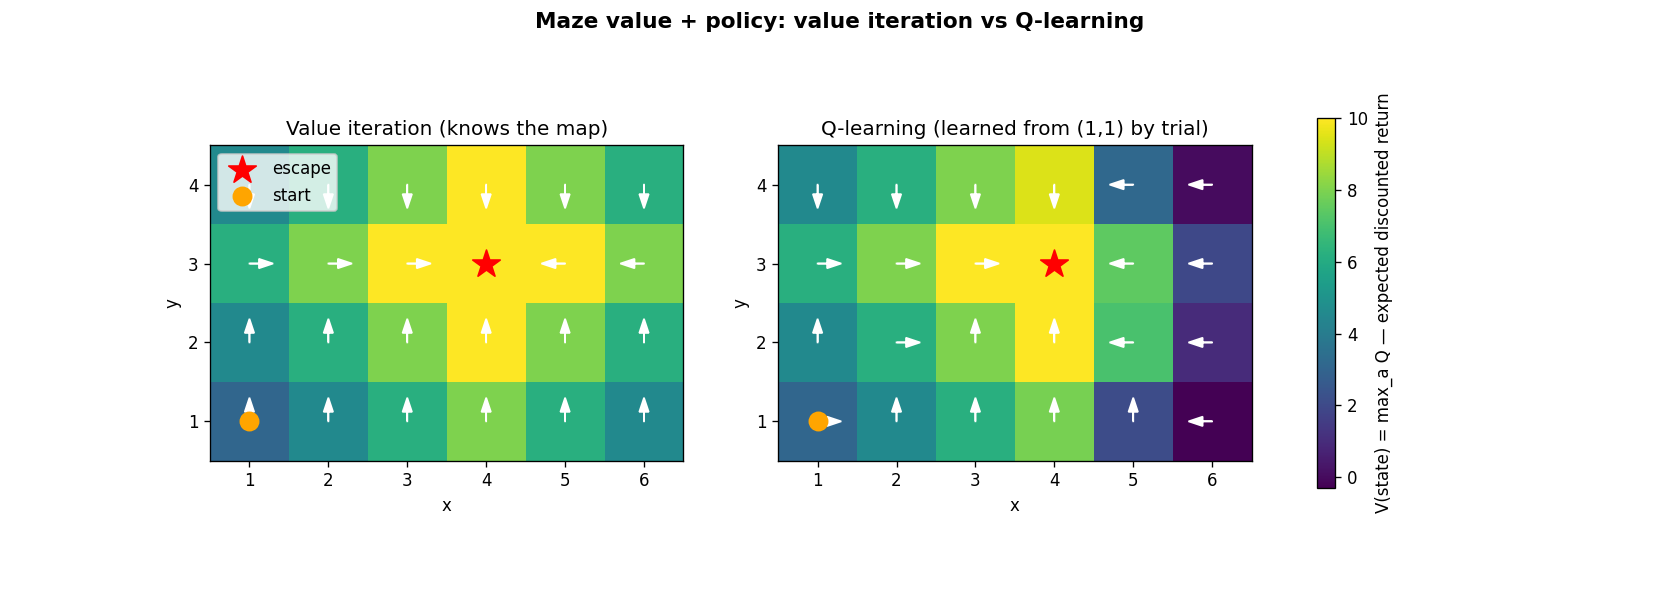

Here is the Python script that generated this plot:
import numpy as np
import matplotlib.pyplot as plt

# 6 wide (x = 1..6), 4 tall (y = 1..4). Every cell is a state.
WIDTH, HEIGHT = 6, 4
START = (1, 1)
GOAL = (4, 3)  # the one cell that lets the robot escape (terminal)

STEP_REWARD = -1   # each move costs 1 -> pushes toward the shortest path
GOAL_REWARD = 10   # reward for stepping onto the escape cell

# action -> (dx, dy). y grows upward.
ACTIONS = {"up": (0, 1), "down": (0, -1), "left": (-1, 0), "right": (1, 0)}
ARROWS = {"up": "^", "down": "v", "left": "<", "right": ">"}

STATES = [(x, y) for x in range(1, WIDTH + 1) for y in range(1, HEIGHT + 1)]


def in_bounds(x, y):
    return 1 <= x <= WIDTH and 1 <= y <= HEIGHT


def valid_actions(state):
    # Cells on the walls expose only the moves that stay inside the grid.
    x, y = state
    return [a for a, (dx, dy) in ACTIONS.items() if in_bounds(x + dx, y + dy)]


def step_model(state, action):
    # Deterministic move. Returns (next_state, reward, done).
    dx, dy = ACTIONS[action]
    next_state = (state[0] + dx, state[1] + dy)
    if next_state == GOAL:
        return next_state, GOAL_REWARD, True
    return next_state, STEP_REWARD, False


def q_value(state, action, state_values, future_reward_discount):
    next_state, reward, done = step_model(state, action)
    future = 0.0 if done else state_values[next_state]
    return reward + future_reward_discount * future


def value_iteration(future_reward_discount, convergence_threshold):
    state_values = {state: 0.0 for state in STATES}
    sweeps = 0
    while True:
        sweeps += 1
        largest_change = 0.0
        for state in STATES:
            if state == GOAL:
                continue  # terminal: value stays 0, no actions
            previous_value = state_values[state]
            state_values[state] = max(
                q_value(state, action, state_values, future_reward_discount)
                for action in valid_actions(state)
            )
            largest_change = max(largest_change, abs(previous_value - state_values[state]))
        if largest_change < convergence_threshold:
            break

    best_action_per_state = {
        state: max(
            valid_actions(state),
            key=lambda action: q_value(state, action, state_values, future_reward_discount),
        )
        for state in STATES
        if state != GOAL
    }
    return state_values, best_action_per_state, sweeps


def choose_action(state, q_table, epsilon, rng):
    actions = valid_actions(state)
    if rng.random() < epsilon:
        return actions[int(rng.integers(len(actions)))]
    return max(actions, key=lambda action: q_table[state][action])


def q_learning(episodes, future_reward_discount, epsilon_start, epsilon_end,
               epsilon_decay, max_steps, learning_rate, seed=0):
    rng = np.random.default_rng(seed)
    q_table = {
        state: {action: 0.0 for action in valid_actions(state)}
        for state in STATES if state != GOAL
    }
    epsilon = epsilon_start

    for _ in range(episodes):
        state = START
        for _ in range(max_steps):
            action = choose_action(state, q_table, epsilon, rng)
            next_state, reward, done = step_model(state, action)

            best_next_value = 0.0 if done else max(q_table[next_state].values())
            td_target = reward + future_reward_discount * best_next_value
            q_table[state][action] += learning_rate * (td_target - q_table[state][action])

            state = next_state
            if done:
                break
        epsilon = max(epsilon_end, epsilon * epsilon_decay)

    learned_values = {state: max(actions.values()) for state, actions in q_table.items()}
    learned_policy = {
        state: max(actions, key=actions.get) for state, actions in q_table.items()
    }
    return q_table, learned_values, learned_policy


def print_value_grid(title, state_values):
    print(f"\n{title}")
    for y in range(HEIGHT, 0, -1):
        cells = []
        for x in range(1, WIDTH + 1):
            if (x, y) == GOAL:
                cells.append("  GOAL ")
            else:
                cells.append(f"{state_values[(x, y)]:7.2f}")
        print(" ".join(cells))


def print_policy_grid(title, policy):
    print(f"\n{title}")
    for y in range(HEIGHT, 0, -1):
        cells = []
        for x in range(1, WIDTH + 1):
            if (x, y) == GOAL:
                cells.append("G")
            else:
                cells.append(ARROWS[policy[(x, y)]])
        print("  ".join(cells))


def _draw_maze(ax, values, policy, title, vmin, vmax):
    grid = np.full((HEIGHT, WIDTH), np.nan)
    for (x, y), value in values.items():
        grid[y - 1, x - 1] = value
    grid[GOAL[1] - 1, GOAL[0] - 1] = GOAL_REWARD

    im = ax.imshow(grid, origin="lower", cmap="viridis", vmin=vmin, vmax=vmax)
    for (x, y), action in policy.items():
        dx, dy = ACTIONS[action]
        ax.arrow(x - 1, y - 1, dx * 0.3, dy * 0.3, head_width=0.12,
                 color="white", length_includes_head=True)
    ax.scatter(GOAL[0] - 1, GOAL[1] - 1, marker="*", s=300, color="red", label="escape")
    ax.scatter(START[0] - 1, START[1] - 1, marker="o", s=120, color="orange", label="start")
    ax.set_xticks(range(WIDTH)); ax.set_xticklabels(range(1, WIDTH + 1))
    ax.set_yticks(range(HEIGHT)); ax.set_yticklabels(range(1, HEIGHT + 1))
    ax.set_xlabel("x"); ax.set_ylabel("y")
    ax.set_title(title)
    return im


def plot_comparison(vi_values, vi_policy, ql_values, ql_policy):
    all_values = list(vi_values.values()) + list(ql_values.values()) + [GOAL_REWARD]
    vmin, vmax = min(all_values), max(all_values)

    fig, (ax_vi, ax_ql) = plt.subplots(1, 2, figsize=(14, 5))
    fig.suptitle("Maze value + policy: value iteration vs Q-learning",
                 fontsize=13, fontweight="bold")
    _draw_maze(ax_vi, vi_values, vi_policy,
               "Value iteration (knows the map)", vmin, vmax)
    im = _draw_maze(ax_ql, ql_values, ql_policy,
                    "Q-learning (learned from (1,1) by trial)", vmin, vmax)
    ax_vi.legend(loc="upper left")
    fig.colorbar(im, ax=(ax_vi, ax_ql), label="V(state) = max_a Q — expected discounted return",
                 shrink=0.8)
    plt.savefig("maze.png", dpi=120)
    print("\nSaved maze comparison plot to maze.png")
    plt.show()


if __name__ == "__main__":
    future_reward_discount = 0.9  # shared by both algorithms

    vi_values, vi_policy, sweeps = value_iteration(
        future_reward_discount=future_reward_discount,
        convergence_threshold=1e-6,
    )
    print(f"Value iteration converged in {sweeps} sweeps")
    print_value_grid("V(state) [value iteration]", vi_values)
    print_policy_grid("Optimal policy [value iteration]", vi_policy)
    print(f"\nV(start {START}) = {vi_values[START]:.3f}")

    _, ql_values, ql_policy = q_learning(
        episodes=5000,
        future_reward_discount=future_reward_discount,
        epsilon_start=0.9,
        epsilon_end=0.01,
        epsilon_decay=0.998,
        max_steps=100,
        learning_rate=0.1,
    )
    print_policy_grid("Learned policy [q-learning]", ql_policy)

    agree = sum(vi_policy[s] == ql_policy[s] for s in vi_policy)
    print(f"\nPolicy agreement: {agree}/{len(vi_policy)} cells match value iteration")

    plot_comparison(vi_values, vi_policy, ql_values, ql_policy)
